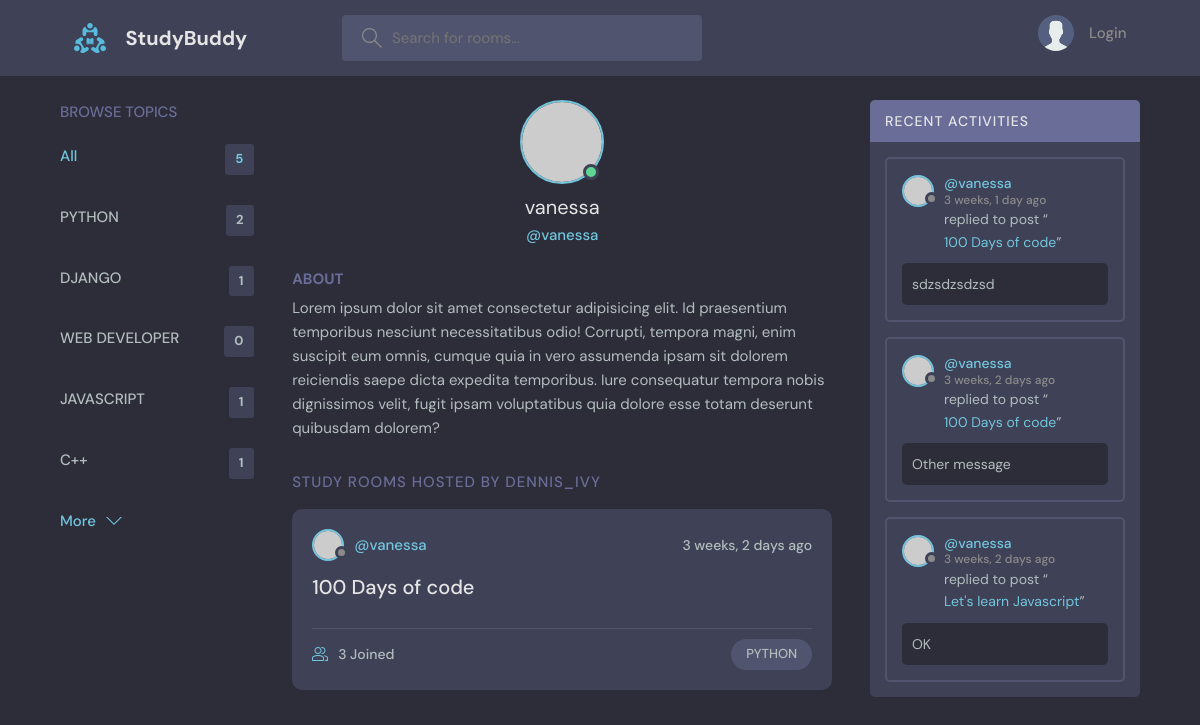
The page /profile/3 on the database its author committed.
### base/models.py (models this page shows, shortened)
class Topic(models.Model):
   name = models.CharField(max_length=200)

class Room(models.Model):
   host = models.ForeignKey(User, on_delete=models.SET_NULL, null=True)
   topic = models.ForeignKey(Topic, on_delete=models.SET_NULL, null=True)
   name = models.CharField(max_length=200)
   description = models.TextField(null=True, blank=True)
   participants = models.ManyToManyField(User, related_name='participants', blank=True)
   updated = models.DateTimeField(auto_now=True)
   created = models.DateTimeField(auto_now_add=True)
   class Meta:
      ordering = ['-updated', '-created']
   def __str__(self):
      return self.name

class Message(models.Model):
   user = models.ForeignKey(User, on_delete=models.CASCADE)
   room = models.ForeignKey(Room, on_delete=models.CASCADE)
   body = models.TextField()
   updated = models.DateTimeField(auto_now=True)
   created = models.DateTimeField(auto_now_add=True)
   class Meta:
      ordering = ['-updated', '-created']

### base/views.py (the view)
# urls.py: path('profile/<str:pk>', views.userProfile, name="user-profile"),
def userProfile(request, pk):
   user = User.objects.get(id=pk)
   rooms = user.room_set.all()
   room_messages = user.message_set.all()
   topics = Topic.objects.all()
   context = {'user': user, 'rooms': rooms, 'room_messages': room_messages, 'topics': topics}
   return render(request, 'base/profile.html', context)

### base/templates/base/profile.html (shortened to what this page needs)
{% extends 'main.html' %}
{% block content %}
<main class="profile-page layout layout--3">
  <div class="container">
    {% include 'base/components/topics_component.html' %}
    <div class="roomList">
      <div class="profile">
        <div class="profile__avatar">
          <div class="avatar avatar--large active">
            <img src="https://randomuser.me/api/portraits/men/11.jpg" />
          </div>
        </div>
        <div class="profile__info">
          <h3>{{ user.username }}</h3>
          <p>@{{ user.username }}</p>
        </div>
        <div class="profile__about">
          <h3>About</h3>
          <p>
            Lorem ipsum dolor sit amet consectetur adipisicing elit. Id praesentium temporibus nesciunt necessitatibus odio! Corrupti, tempora magni, enim suscipit eum omnis, cumque quia in vero assumenda ipsam sit dolorem reiciendis saepe dicta expedita temporibus. Iure consequatur tempora nobis dignissimos velit, fugit ipsam voluptatibus quia dolore esse totam deserunt quibusdam dolorem?
          </p>
        </div>
      </div>
      <div class="roomList__header">
        <div>
          <h2>Study Rooms Hosted by dennis_ivy</a>
          </h2>
        </div>
      </div>
      {% include 'base/components/feed_component.html' %}
    </div>
    {% include 'base/components/activity_component.html' %}
  </div>
</main>
{% endblock content %}

### templates/main.html (shortened to what this page needs)
<!DOCTYPE html>
{% load static %}
<html lang="en">
   <head>
      <link rel="stylesheet" href="{% static 'styles/style.css' %}" />
   </head>
   <body>
      {% include 'navbar.html' %}  {% block content %} {% endblock %}
   </body>
</html>

### templates/navbar.html (shortened to what this page needs)
{% load static %}
<header class="header header--loggedIn">
   <div class="container">
      <a href="{% url 'home' %}" class="header__logo">
         <img src="{% static 'images/logo.svg' %}" />
         <h1>StudyBuddy</h1>
      </a>
      <form class="header__search" method="get" action="{% url 'home' %}">
         <label>
            <input name="q" placeholder="Search for rooms..." />
         </label>
      </form>
      <nav class="header__menu">
         {% if request.user.is_authenticated %}
         <div class="header__user">
            <a href="{% url 'update-user' %}">
               <div class="avatar avatar--medium active">
                  <img src="https://randomuser.me/api/portraits/men/37.jpg" />
               </div>
               <p>{{ request.user.username }} <span>@{{ request.user.username }}</span></p>
            </a>
            <button class="dropdown-button">
               <svg
                  version="1.1"
                  xmlns="http://www.w3.org/2000/svg"
                  width="32"
                  height="32"
                  viewBox="0 0 32 32"
               >
                  <title>chevron-down</title>
                  <path d="M16 21l-13-13h-3l16 16 16-16h-3l-13 13z"></path>
               </svg>
            </button>
         </div>
         {% else %}
         <a href="{% url 'login' %}">
            <img src="{% static 'images/avatar.svg' %}" />
            <p>Login</p>
         </a>
         {% endif %}
      </nav>
   </div>
</header>

### base/templates/base/components/topics_component.html
<div class="topics">
   <div class="topics__header">
      <h2>Browse Topics</h2>
   </div>
   <ul class="topics__list">
      <li>
         <a href="{% url 'home' %}" class="active">All <span>{{ topics.count }}</span></a>
      </li>
      {% for topic in topics %}
      <li>
         <a href="{% url 'home' %}?q={{ topic.name }}"
            >{{ topic.name }} <span>{{ topic.room_set.all.count }}</span></a
         >
      </li>
      {% endfor %}
   </ul>
   <a class="btn btn--link" href="topics.html">
      More
      <svg
         version="1.1"
         xmlns="http://www.w3.org/2000/svg"
         width="32"
         height="32"
         viewBox="0 0 32 32"
      >
         <title>chevron-down</title>
         <path d="M16 21l-13-13h-3l16 16 16-16h-3l-13 13z"></path>
      </svg>
   </a>
</div>

### base/templates/base/components/feed_component.html (shortened to what this page needs)
{% for room in rooms %}
<div class="roomListRoom">
   <div class="roomListRoom__header">
      <a href="{% url 'user-profile' room.host.id %}" class="roomListRoom__author">
         <div class="avatar avatar--small">
            <img src="https://randomuser.me/api/portraits/women/11.jpg" />
         </div>
         <span>@{{ room.host.username }}</span>
      </a>
      <div class="roomListRoom__actions">
         <span>{{ room.created|timesince }} ago</span>
      </div>
   </div>
   <div class="roomListRoom__content">
      <a href="{% url 'room' room.id %}">{{ room.name }}</a>
   </div>
   <div class="roomListRoom__meta">
      <a href="{% url 'room' room.id %}" class="roomListRoom__joined">
         {{ room.participants.all.count }} Joined
      </a>
      <p class="roomListRoom__topic">{{ room.topic.name }}</p>
   </div>
</div>
{% endfor %}

### base/templates/base/components/activity_component.html (shortened to what this page needs)
<div class="activities">
   <div class="activities__header">
      <h2>Recent Activities</h2>
   </div>
   {% for message in room_messages %}
   <div class="activities__box">
      <div class="activities__boxHeader roomListRoom__header">
         <a href="{% url 'user-profile' message.user.id %}" class="roomListRoom__author">
            <div class="avatar avatar--small">
               <img src="https://randomuser.me/api/portraits/women/11.jpg" />
            </div>
            <p>
               @{{ message.user }}
               <span>{{ message.created|timesince }} ago</span>
            </p>
         </a>
      </div>
      <div class="activities__boxContent">
         <p>replied to post “<a href="{% url 'room' message.room.id %}">{{ message.room }}</a>”</p>
         <div class="activities__boxRoomContent">{{ message.body }}</div>
      </div>
   </div>
   {% endfor %}
</div>

### rows shown on the page
Topic: name "PYTHON", room_set.all.count "2"
Topic: name "DJANGO", room_set.all.count "1"
Topic: name "WEB DEVELOPER", room_set.all.count "0"
Topic: name "JAVASCRIPT", room_set.all.count "1"
Topic: name "C++", room_set.all.count "1"
Room: host.username "vanessa", created "3 weeks, 2 days", name "100 Days of code", participants.all.count "3", topic.name "PYTHON"
Message: user "vanessa", created "3 weeks, 1 day", room "100 Days of code", body "sdzsdzsdzsd"
Message: user "vanessa", created "3 weeks, 2 days", room "100 Days of code", body "Other message"
Message: user "vanessa", created "3 weeks, 2 days", room "Let's learn Javascript", body "OK"

### other values the page prints
{{ topics.count }} "5"
{{ user.username }} "vanessa"
